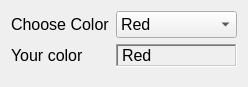
<?xml version="1.0" encoding="UTF-8"?>
<ui version="4.0">
 <class>TestComboBoxDialog</class>
 <widget class="QDialog" name="TestComboBoxDialog">
  <property name="geometry">
   <rect>
    <x>0</x>
    <y>0</y>
    <width>248</width>
    <height>87</height>
   </rect>
  </property>
  <property name="font">
   <font>
    <pointsize>12</pointsize>
   </font>
  </property>
  <property name="windowTitle">
   <string>TestComboBoxDialog</string>
  </property>
  <layout class="QFormLayout" name="formLayout">
   <item row="0" column="0">
    <widget class="QLabel" name="label">
     <property name="text">
      <string>Choose Color</string>
     </property>
    </widget>
   </item>
   <item row="0" column="1">
    <widget class="QComboBox" name="comboBoxColor">
     <property name="editable">
      <bool>false</bool>
     </property>
     <item>
      <property name="text">
       <string>Red</string>
      </property>
     </item>
     <item>
      <property name="text">
       <string>Green</string>
      </property>
     </item>
     <item>
      <property name="text">
       <string>Blue</string>
      </property>
     </item>
    </widget>
   </item>
   <item row="1" column="0">
    <widget class="QLabel" name="label_2">
     <property name="text">
      <string>Your color</string>
     </property>
    </widget>
   </item>
   <item row="1" column="1">
    <widget class="QLabel" name="labelColor">
     <property name="frameShape">
      <enum>QFrame::WinPanel</enum>
     </property>
     <property name="frameShadow">
      <enum>QFrame::Sunken</enum>
     </property>
     <property name="text">
      <string>Red</string>
     </property>
    </widget>
   </item>
  </layout>
 </widget>
 <resources/>
 <connections>
  <connection>
   <sender>comboBoxColor</sender>
   <signal>currentIndexChanged(QString)</signal>
   <receiver>labelColor</receiver>
   <slot>setText(QString)</slot>
   <hints>
    <hint type="sourcelabel">
     <x>201</x>
     <y>26</y>
    </hint>
    <hint type="destinationlabel">
     <x>194</x>
     <y>53</y>
    </hint>
   </hints>
  </connection>
 </connections>
</ui>
